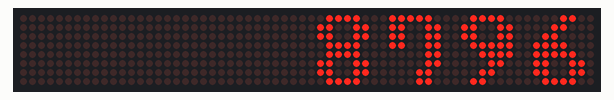
Simulated run of this sketch. Board: Arduino Uno, built with avr-gcc and run on an emulated ATmega328P. Shown: 64×8 LED matrix.

Above: at 0.2 s.

The sketch:

number_panel.ino
```cpp
// We always have to include the library
#include "LedControl.h"

/*
 Now we need a LedControl to work with.
 ***** These pin numbers will probably not work with your hardware *****
 pin 12 is connected to the DataIn
 pin 11 is connected to the CLK
 pin 10 is connected to LOAD
 ***** Please set the number of devices you have *****
 But the maximum default of 8 MAX72XX wil also work.
*/

LedControl lc = LedControl(13, 2, 14, 8);

/* we always wait a bit between updates of the display */
// unsigned long delaytime = 500;

/*
 This time we have more than one device.
 But all of them have to be initialized
 individually.
*/

// we have already set the number of devices when we created the LedControl
int devices = lc.getDeviceCount();

void zero(int address) {
  lc.setLed(address, 0, 2, true);
  lc.setLed(address, 0, 3, true);
  lc.setLed(address, 0, 4, true);
  lc.setLed(address, 0, 5, true);
  lc.setLed(address, 1, 1, true);
  lc.setLed(address, 1, 2, true);
  lc.setLed(address, 1, 5, true);
  lc.setLed(address, 1, 6, true);
  lc.setLed(address, 2, 1, true);
  lc.setLed(address, 2, 2, true);
  lc.setLed(address, 2, 6, true);
  lc.setLed(address, 3, 1, true);
  lc.setLed(address, 3, 3, true);
  lc.setLed(address, 3, 6, true);
  lc.setLed(address, 4, 1, true);
  lc.setLed(address, 4, 4, true);
  lc.setLed(address, 4, 6, true);
  lc.setLed(address, 5, 1, true);
  lc.setLed(address, 5, 5, true);
  lc.setLed(address, 5, 6, true);
  lc.setLed(address, 6, 1, true);
  lc.setLed(address, 6, 2, true);
  lc.setLed(address, 6, 5, true);
  lc.setLed(address, 6, 6, true);
  lc.setLed(address, 7, 2, true);
  lc.setLed(address, 7, 3, true);
  lc.setLed(address, 7, 4, true);
  lc.setLed(address, 7, 5, true);
}
void one(int address) {
  lc.setLed(address, 0, 4, true);
  lc.setLed(address, 1, 3, true);
  lc.setLed(address, 1, 4, true);
  lc.setLed(address, 2, 2, true);
  lc.setLed(address, 2, 3, true);
  lc.setLed(address, 2, 4, true);
  lc.setLed(address, 3, 3, true);
  lc.setLed(address, 3, 4, true);
  lc.setLed(address, 4, 3, true);
  lc.setLed(address, 4, 4, true);
  lc.setLed(address, 5, 3, true);
  lc.setLed(address, 5, 4, true);
  lc.setLed(address, 6, 3, true);
  lc.setLed(address, 6, 4, true);
  lc.setLed(address, 7, 2, true);
  lc.setLed(address, 7, 3, true);
  lc.setLed(address, 7, 4, true);
  lc.setLed(address, 7, 5, true);
}
void two(int address) {
  lc.setLed(address, 0, 2, true);
  lc.setLed(address, 0, 3, true);
  lc.setLed(address, 0, 4, true);
  lc.setLed(address, 0, 5, true);
  lc.setLed(address, 1, 1, true);
  lc.setLed(address, 1, 2, true);
  lc.setLed(address, 1, 5, true);
  lc.setLed(address, 1, 6, true);
  lc.setLed(address, 2, 5, true);
  lc.setLed(address, 2, 6, true);
  lc.setLed(address, 3, 3, true);
  lc.setLed(address, 3, 4, true);
  lc.setLed(address, 3, 5, true);
  lc.setLed(address, 4, 2, true);
  lc.setLed(address, 4, 3, true);
  lc.setLed(address, 4, 4, true);
  lc.setLed(address, 5, 1, true);
  lc.setLed(address, 5, 2, true);
  lc.setLed(address, 6, 1, true);
  lc.setLed(address, 6, 2, true);
  lc.setLed(address, 7, 1, true);
  lc.setLed(address, 7, 2, true);
  lc.setLed(address, 7, 3, true);
  lc.setLed(address, 7, 4, true);
  lc.setLed(address, 7, 5, true);
  lc.setLed(address, 7, 6, true);
}
void three(int address) {
  lc.setLed(address, 0, 2, true);
  lc.setLed(address, 0, 3, true);
  lc.setLed(address, 0, 4, true);
  lc.setLed(address, 0, 5, true);
  lc.setLed(address, 1, 1, true);
  lc.setLed(address, 1, 2, true);
  lc.setLed(address, 1, 5, true);
  lc.setLed(address, 1, 6, true);
  lc.setLed(address, 2, 5, true);
  lc.setLed(address, 2, 6, true);
  lc.setLed(address, 3, 2, true);
  lc.setLed(address, 3, 3, true);
  lc.setLed(address, 3, 4, true);
  lc.setLed(address, 3, 5, true);
  lc.setLed(address, 4, 2, true);
  lc.setLed(address, 4, 3, true);
  lc.setLed(address, 4, 4, true);
  lc.setLed(address, 4, 5, true);
  lc.setLed(address, 5, 5, true);
  lc.setLed(address, 5, 6, true);
  lc.setLed(address, 6, 1, true);
  lc.setLed(address, 6, 2, true);
  lc.setLed(address, 6, 5, true);
  lc.setLed(address, 6, 6, true);
  lc.setLed(address, 7, 2, true);
  lc.setLed(address, 7, 3, true);
  lc.setLed(address, 7, 4, true);
  lc.setLed(address, 7, 5, true);
}
void four(int address) {
  lc.setLed(address, 0, 5, true);
  lc.setLed(address, 1, 4, true);
  lc.setLed(address, 1, 5, true);
  lc.setLed(address, 2, 3, true);
  lc.setLed(address, 2, 4, true);
  lc.setLed(address, 2, 5, true);
  lc.setLed(address, 3, 2, true);
  lc.setLed(address, 3, 3, true);
  lc.setLed(address, 3, 5, true);
  lc.setLed(address, 4, 1, true);
  lc.setLed(address, 4, 2, true);
  lc.setLed(address, 4, 5, true);
  lc.setLed(address, 5, 1, true);
  lc.setLed(address, 5, 2, true);
  lc.setLed(address, 5, 3, true);
  lc.setLed(address, 5, 4, true);
  lc.setLed(address, 5, 5, true);
  lc.setLed(address, 5, 6, true);
  lc.setLed(address, 6, 5, true);
  lc.setLed(address, 7, 5, true);
}
void five(int address) {
  lc.setLed(address, 0, 2, true);
  lc.setLed(address, 0, 3, true);
  lc.setLed(address, 0, 4, true);
  lc.setLed(address, 0, 5, true);
  lc.setLed(address, 0, 6, true);
  lc.setLed(address, 1, 1, true);
  lc.setLed(address, 1, 2, true);
  lc.setLed(address, 2, 1, true);
  lc.setLed(address, 2, 2, true);
  lc.setLed(address, 3, 1, true);
  lc.setLed(address, 3, 2, true);
  lc.setLed(address, 3, 3, true);
  lc.setLed(address, 3, 4, true);
  lc.setLed(address, 3, 5, true);
  lc.setLed(address, 4, 3, true);
  lc.setLed(address, 4, 4, true);
  lc.setLed(address, 4, 5, true);
  lc.setLed(address, 4, 6, true);
  lc.setLed(address, 5, 5, true);
  lc.setLed(address, 5, 6, true);
  lc.setLed(address, 6, 1, true);
  lc.setLed(address, 6, 2, true);
  lc.setLed(address, 6, 5, true);
  lc.setLed(address, 6, 6, true);
  lc.setLed(address, 7, 2, true);
  lc.setLed(address, 7, 3, true);
  lc.setLed(address, 7, 4, true);
  lc.setLed(address, 7, 5, true);
}
void six(int address) {
  lc.setLed(address, 0, 4, true);
  lc.setLed(address, 0, 5, true);
  lc.setLed(address, 1, 3, true);
  lc.setLed(address, 1, 4, true);
  lc.setLed(address, 2, 2, true);
  lc.setLed(address, 2, 3, true);
  lc.setLed(address, 3, 1, true);
  lc.setLed(address, 3, 2, true);
  lc.setLed(address, 3, 3, true);
  lc.setLed(address, 3, 4, true);
  lc.setLed(address, 4, 1, true);
  lc.setLed(address, 4, 2, true);
  lc.setLed(address, 4, 3, true);
  lc.setLed(address, 4, 4, true);
  lc.setLed(address, 4, 5, true);
  lc.setLed(address, 5, 1, true);
  lc.setLed(address, 5, 2, true);
  lc.setLed(address, 5, 5, true);
  lc.setLed(address, 5, 6, true);
  lc.setLed(address, 6, 1, true);
  lc.setLed(address, 6, 2, true);
  lc.setLed(address, 6, 5, true);
  lc.setLed(address, 6, 6, true);
  lc.setLed(address, 7, 2, true);
  lc.setLed(address, 7, 3, true);
  lc.setLed(address, 7, 4, true);
  lc.setLed(address, 7, 5, true);
}
void seven(int address) {
  lc.setLed(address, 0, 1, true);
  lc.setLed(address, 0, 2, true);
  lc.setLed(address, 0, 3, true);
  lc.setLed(address, 0, 4, true);
  lc.setLed(address, 0, 5, true);
  lc.setLed(address, 1, 1, true);
  lc.setLed(address, 1, 2, true);
  lc.setLed(address, 1, 5, true);
  lc.setLed(address, 1, 6, true);
  lc.setLed(address, 2, 1, true);
  lc.setLed(address, 2, 2, true);
  lc.setLed(address, 2, 5, true);
  lc.setLed(address, 2, 6, true);
  lc.setLed(address, 3, 1, true);
  lc.setLed(address, 3, 2, true);
  lc.setLed(address, 3, 5, true);
  lc.setLed(address, 3, 6, true);
  lc.setLed(address, 4, 5, true);
  lc.setLed(address, 4, 6, true);
  lc.setLed(address, 5, 5, true);
  lc.setLed(address, 5, 6, true);
  lc.setLed(address, 6, 4, true);
  lc.setLed(address, 6, 5, true);
  lc.setLed(address, 7, 4, true);
  lc.setLed(address, 7, 5, true);
}
void eight(int address) {
  lc.setLed(address, 0, 2, true);
  lc.setLed(address, 0, 3, true);
  lc.setLed(address, 0, 4, true);
  lc.setLed(address, 0, 5, true);
  lc.setLed(address, 1, 1, true);
  lc.setLed(address, 1, 2, true);
  lc.setLed(address, 1, 5, true);
  lc.setLed(address, 1, 6, true);
  lc.setLed(address, 2, 1, true);
  lc.setLed(address, 2, 2, true);
  lc.setLed(address, 2, 5, true);
  lc.setLed(address, 2, 6, true);
  lc.setLed(address, 3, 2, true);
  lc.setLed(address, 3, 3, true);
  lc.setLed(address, 3, 4, true);
  lc.setLed(address, 3, 5, true);
  lc.setLed(address, 4, 2, true);
  lc.setLed(address, 4, 3, true);
  lc.setLed(address, 4, 4, true);
  lc.setLed(address, 4, 5, true);
  lc.setLed(address, 5, 1, true);
  lc.setLed(address, 5, 2, true);
  lc.setLed(address, 5, 5, true);
  lc.setLed(address, 5, 6, true);
  lc.setLed(address, 6, 1, true);
  lc.setLed(address, 6, 2, true);
  lc.setLed(address, 6, 5, true);
  lc.setLed(address, 6, 6, true);
  lc.setLed(address, 7, 2, true);
  lc.setLed(address, 7, 3, true);
  lc.setLed(address, 7, 4, true);
  lc.setLed(address, 7, 5, true);
}
void nine(int address) {
  lc.setLed(address, 0, 2, true);
  lc.setLed(address, 0, 3, true);
  lc.setLed(address, 0, 4, true);
  lc.setLed(address, 0, 5, true);
  lc.setLed(address, 1, 1, true);
  lc.setLed(address, 1, 2, true);
  lc.setLed(address, 1, 5, true);
  lc.setLed(address, 1, 6, true);
  lc.setLed(address, 2, 1, true);
  lc.setLed(address, 2, 2, true);
  lc.setLed(address, 2, 5, true);
  lc.setLed(address, 2, 6, true);
  lc.setLed(address, 3, 2, true);
  lc.setLed(address, 3, 3, true);
  lc.setLed(address, 3, 4, true);
  lc.setLed(address, 3, 5, true);
  lc.setLed(address, 3, 6, true);
  lc.setLed(address, 4, 3, true);
  lc.setLed(address, 4, 4, true);
  lc.setLed(address, 4, 5, true);
  lc.setLed(address, 4, 6, true);
  lc.setLed(address, 5, 4, true);
  lc.setLed(address, 5, 5, true);
  lc.setLed(address, 6, 3, true);
  lc.setLed(address, 6, 4, true);
  lc.setLed(address, 7, 2, true);
  lc.setLed(address, 7, 3, true);
}

void setup() {
  // we have to init all devices in a loop
  for(int address=0; address<devices; address++) {
    /*The MAX72XX is in power-saving mode on startup*/
    lc.shutdown(address, false);
    /* Set the brightness to a medium values */
    lc.setIntensity(address, 8);
    /* and clear the display */
    lc.clearDisplay(address);
  }
}

void loop() {
  six(0);
  nine(1);
  seven(2);
  eight(3);
}
```
